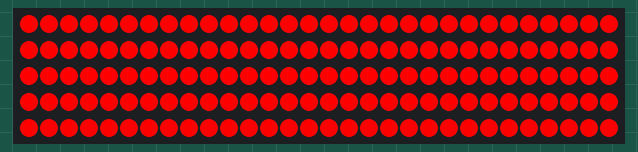
Simulated run of this sketch. Board: Arduino Uno, built with avr-gcc and run on an emulated ATmega328P. On the bench: 150 RGB LEDs in strip order, left to right, continuing on the next row.

Above: at 0.1 s.
At 1.1 s:
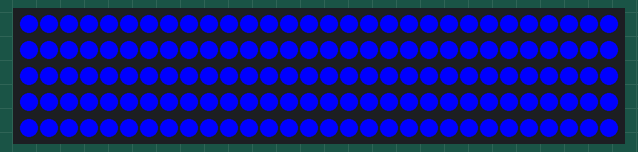
At 3.54 s:
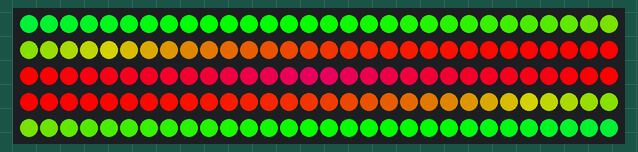
At 5.95 s:
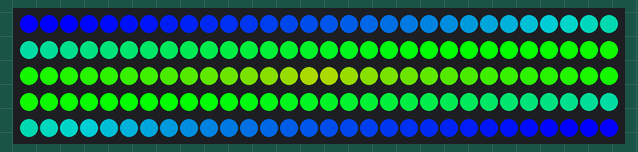
At 8.47 s:
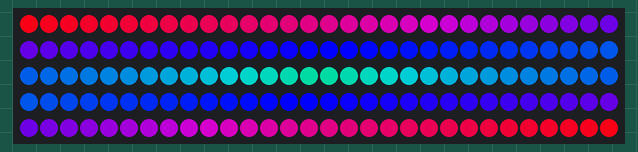
At 10.93 s:
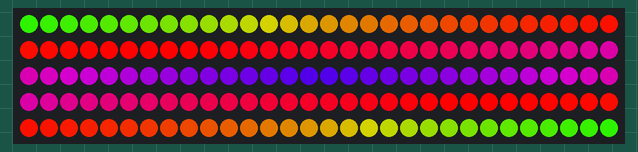

The sketch:

transitions.ino
```cpp
#include "FastLED.h"

#define NUM_LEDS 150
#define DATA_PIN 6

const float pi = 3.1415;

CRGB leds[NUM_LEDS];
CRGB temp[150];

int start = -1;

struct color
{
  int r;
  int g;
  int b;
};

typedef struct color Color;

void setup()
{
  Serial.begin(9600);
  FastLED.addLeds<WS2812, DATA_PIN, GRB>(leds, NUM_LEDS);
  pinMode(A0, INPUT);
  pinMode(A0, INPUT);

  int z = 1;
  while(z <= 3)
  {
    for(int i = 0; i < NUM_LEDS; i++)
    {
      if(z==1){
      leds[i] = CRGB(255,0,0);}
      else if(z==2){
      leds[i] = CRGB(0,255,0);}
      else{
      leds[i] = CRGB(0,0,255);}
    }
    FastLED.show();
    delay(500);
    z++;
  }

  for(int i = 0; i < 150; i++)
  {
    if(i < 50)
    {
      double x = i;
      double ratio = x / 49.0;
      int green = 255 * ratio;
      leds[i] = CRGB(green,0,255-green);
      temp[i] = CRGB(green,0,255-green);
    }
    else if(i < 100)
    {
      double x = i - 50;
      double ratio = pow(sin(x*pi/100), 2);
      int green = 255 * ratio;
      leds[i] = CRGB(255-green,green,0);
      temp[i] = CRGB(255-green,green,0);
    }
    else if(i < 150)
    {
      double x = i - 100;
      double ratio = x / 49.0;
      int green = 255 * ratio;
      leds[i] = CRGB(0, 255-green, green);
      temp[i] = CRGB(0, 255-green, green);
    }
  }
  FastLED.show();
  delay(50);
}

void loop()
{
  int first = findLoc();
  for(int i = 0; i < NUM_LEDS/2; i++)
  {
    leds[75 + i] = temp[(i + first) % 150];
    leds[74 - i] = temp[(i + first) % 150];
  }

  FastLED.show();
  delay(50);
}

int findLoc()
{
  start++;
  if(start == 150) {
    start = -1;
  }
  return start+1;
}
```

Measured:
- by itself, everything shown: repeats every 8.6 s, in 150 steps
- what the display in image 1 shows lasts 0.5 s, from 1.0 s to 1.5 s
